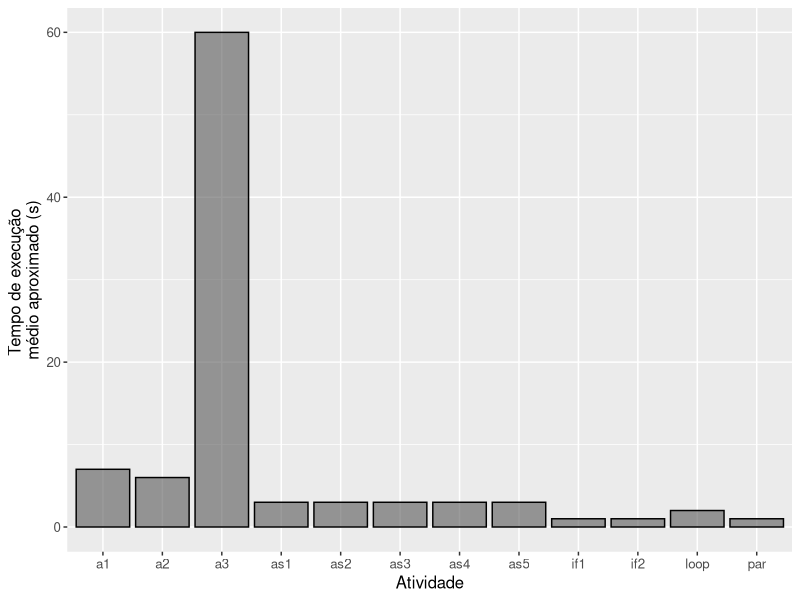

Generate this figure with R:
###
#
# Script employed for generating a representation of the activities' 
# execution time used in the location selection framework.
#

require("ggplot2");

node <- c("as1", "loop", "as2", "par", "a1", "a2", "if1", "as3", "a3", "if2", "as4", "as5");

time <- c(3, 2, 3, 1, 7, 6, 1, 3, 60, 1, 3, 3);

plot <- ggplot(data.frame(node = node, time = time)) + 
	    geom_bar(stat = "identity", aes(node, time), alpha = .6, colour = "black") +
	    xlab("Atividade") + ylab("Tempo de execução \nmédio aproximado (s)") +
		theme(text = element_text(size = 12));

ggsave("sparse-matrix-p.png", plot, units = "cm", width = 16, height = 8);
